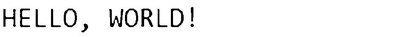
%> input picture Project2/cleaned_image.jpg, 420 x 37 px, shrunk from 988 x 86 before the run
$ octave label_segment.m   (GNU Octave 9; MATLAB toolbox functions it lacks are replaced by stand-ins)
%> lines starting %> are read from the running program, lines starting %| are printed output that depends on the picture; in (x1, y1, x2, y2) boxes, pixels count from 0 and x2, y2 are one past the last pixel; in counts of white or black regions, pixels touching at a corner belong together; the program's own positions count from 1
### Project2/segment.m
% Function for image segmentation.
function [segmented_images] = segment(labelled_image, segment_size)

% find all unique non zero nodes
unique_val = unique(labelled_image(labelled_image > 0));
segmented_images = true(segment_size, segment_size, length(unique_val));

for i = 1:length(unique_val)
    % get pixels of each labelled object
    [r, c] = find(labelled_image == i);
    rc = [r c];

    % find the min and max coordinates
    h_min = min(rc(:, 1));
    h_max = max(rc(:, 1));
    w_min = min(rc(:, 2));
    w_max = max(rc(:, 2));

    % create segmented binary image
    image = true(segment_size, segment_size);

    % calculate offset
    offset_h = round((segment_size - (h_max - h_min)) / 2);
    offset_w = round((segment_size - (w_max - w_min)) / 2);

    for j = h_min:h_max
        for k = w_min:w_max
            if (labelled_image(j, k) ~= 0)
                image(j-h_min+offset_h, k-w_min+offset_w) = false;
            end
        end
    end

    segmented_images(:,:,i) = image;
end

end

### Project2/label_segment.m
%Segment the image to separate and label the different characters.
% 1. Read the image
img = imread('cleaned_image.jpg');
%> img is the input picture: size 37x420 uint8; min 0, max 255, mean 240.4

binary_img = img < 128;
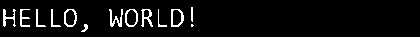
%> binary_img: size 37x420 logical; 5.5% white in thin lines or dots, all inside (x1, y1, x2, y2) = (3, 7, 194, 32)

% Label the connected components
[labeled_img, num_objects] = bwlabel(binary_img);
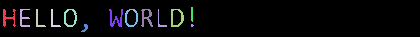
%> labeled_img: size 37x420 double; 14 distinct labels, from 0 to 13; one colour per label, 0 black
%> num_objects = 13

% Create a color map with a unique color for each label
color_map = label2rgb(labeled_img, 'jet', 'k', 'shuffle'); % 'jet' colormap, black background, random order
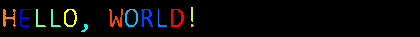
%> color_map: size 37x420x3 uint8; mean R, G, B 7.5, 7.1, 6.4

% Display the labeled image with unique colors
figure(1);
imshow(color_map);
% imwrite(color_map, 'label_color.jpg')

% Segment (can adjust)
segmented_images = segment(labeled_img, 80);
%> in segment, `unique_val = unique(labelled_image(labelled_image > 0));`: unique_val = [1; 2; 3; 4; 5; 6; 7; 8; 9; 10; 11; 12; 13]
%> the loop in segment, `for i = 1:length(unique_val)` made 13 passes
%> (h_min, h_max, w_min, w_max, offset_h, offset_w) on passes 1 to 12: (10, 27, 4, 16, 32, 34), (10, 27, 21, 30, 32, 36), (10, 27, 37, 46, 32, 36), (10, 27, 52, 61, 32, 36), (10, 27, 65, 77, 32, 34), (25, 32, 82, 88, 37, 37), (10, 27, 110, 123, 32, 34), (10, 27, 126, 138, 32, 34), (10, 27, 142, 153, 32, 35), (10, 27, 159, 167, 32, 36), (10, 27, 172, 184, 32, 34), (8, 22, 192, 193, 33, 40)
%> (r, c, h_min, h_max, w_min, w_max, offset_h, offset_w) on pass 13: ([25; 26; 27; 25; 26; 27; 26], [192; 192; 192; 193; 193; 193; 194], 25, 27, 192, 194, 39, 39)
%> after the loop in segment, `for i = 1:length(unique_val)`:
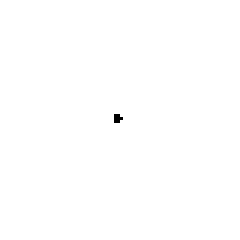
%> image: size 80x80 logical (shown 3 times larger); 99.9% white; black in thin lines or dots, all inside (x1, y1, x2, y2) = (38, 38, 41, 41)

figure(2);
num = size(segmented_images,3);
%> num = 13
col = round(num/2);
%> col = 7
for n = 1:num
    subplot(2,col,n);
    imshow(segmented_images(:,:,n));
end
%> this loop made 13 passes
%> pass 1, `imshow(segmented_images(:,:,n));`:
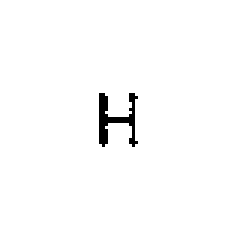
%> displayed picture: size 80x80 logical (shown 3 times larger); 98.5% white; black in thin lines or dots, all inside (x1, y1, x2, y2) = (33, 31, 46, 49)
%> after the loop:
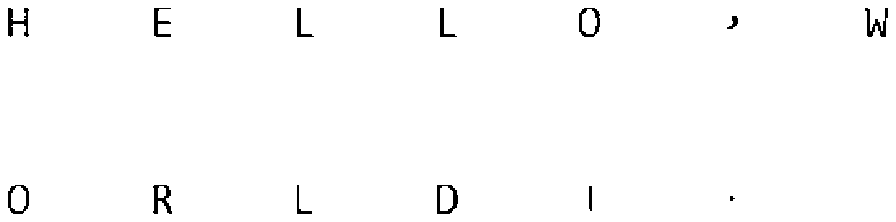
%> figure redrawn from the program's plot data, 13 panels

%% Keep and display the 10 desired characters (Task 7)
keep_array = [1 2 3 4 5 7 8 9 10 11];
char_array = 'HELLOWORLD';
figure(3);
count = 1;
selected_images = true(size(segmented_images,1), size(segmented_images,2), 10);
for n = 1:num
    if (ismember(n, keep_array))
        subplot(2,5,count);
        selected_images(:,:,count) = segmented_images(:,:,n);
        imshow(selected_images(:,:,count));
        title(char_array(count));
        count = count + 1;
    end
end
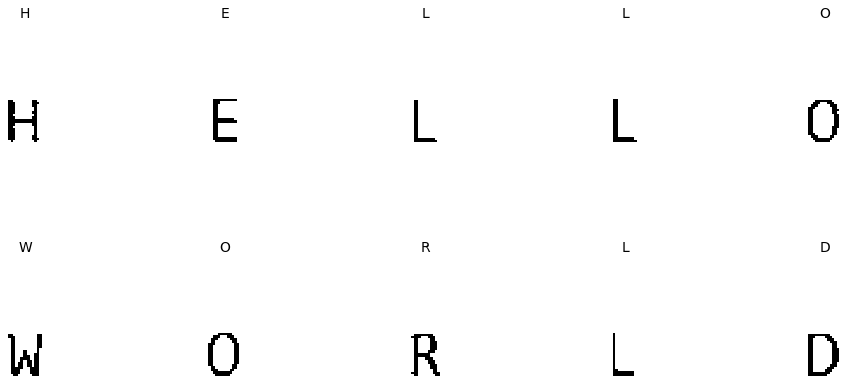
%> figure redrawn from the program's plot data, 10 panels
